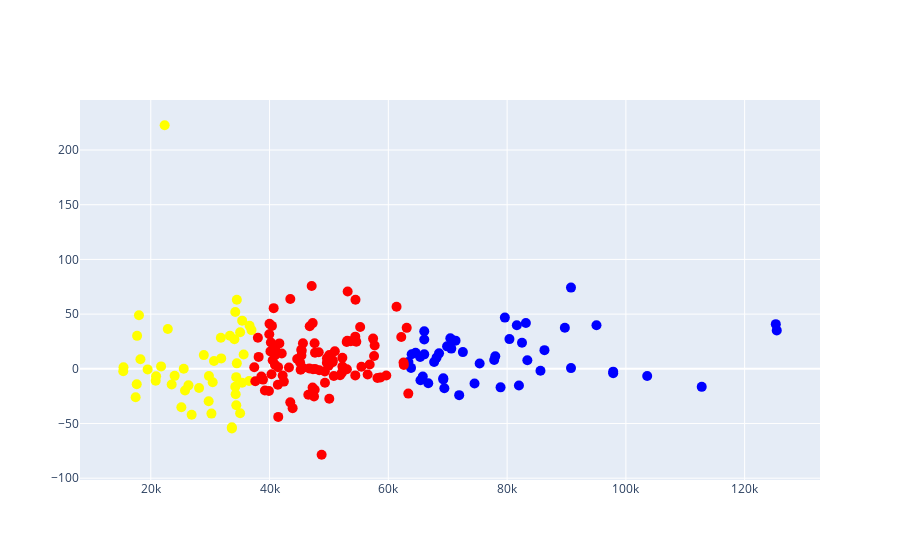

Source (notebook cell):
### Code cell
fig=go.Figure()
colorsIdx={'Middle 50% (<63k and >37k)':'red','Top 25% (> 63k)':'blue','Bottom 25% (<37k)':'yellow'}
cols=df_changes_sample.income_bracket.map(colorsIdx)
fig.add_trace(go.Scatter(x=df_changes_sample.HINC00,
                         y=df_changes_sample.HINC00_PC,
                        mode='markers',
                        marker=dict(size=10,color=cols)))
fig.show()

### Figure 1 — Plotly figure (JSON) as saved in the notebook; plotly's stock layout.template omitted (floating-point values rounded to 4 significant figures; data arrays with more than 128 entries replaced by an {"elided": "..."} marker saying what was removed)
{"data": [{"marker": {"color": {"elided": "191 str values"}, "size": 10}, "mode": "markers", "type": "scatter", "x": {"elided": "191 float values"}, "y": {"elided": "191 float values"}}], "layout": {}}
